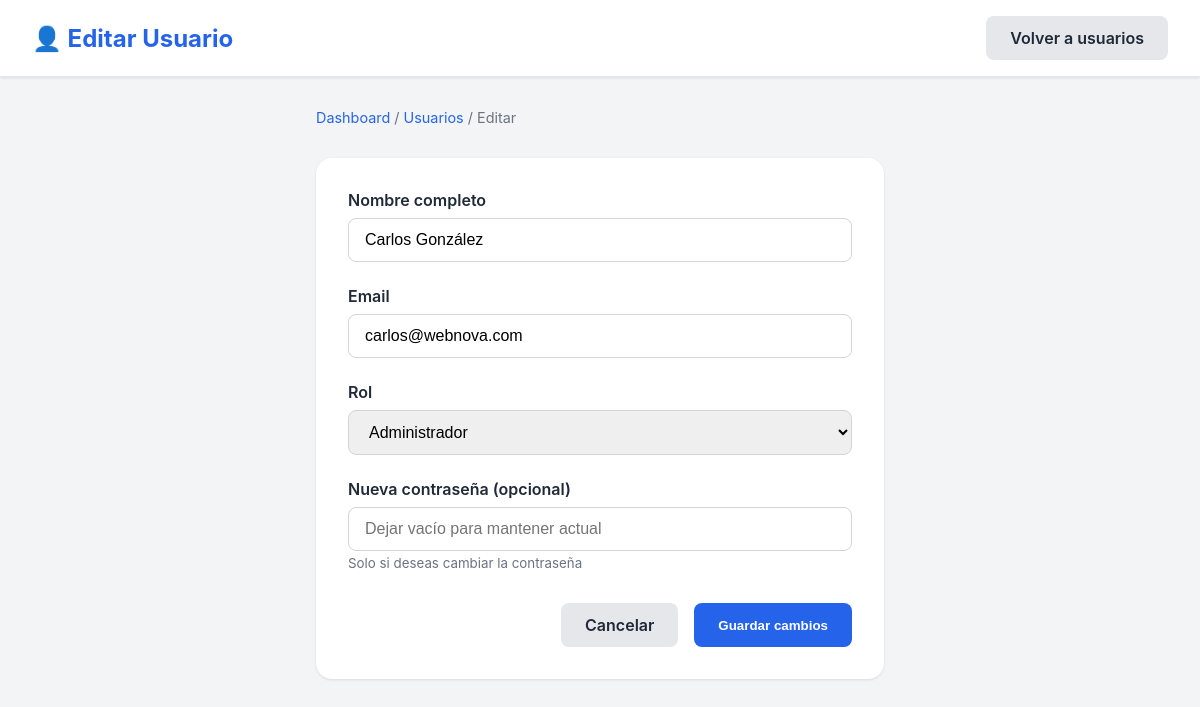
Screenshot of /admin/users/edit.php?id=1 (signed in) with the database file from the repository.
### tables this page shows
CREATE TABLE usuarios (
   
  id INT AUTO_INCREMENT PRIMARY KEY COMMENT 'ID único del usuario',

   
  nombre VARCHAR(100) NOT NULL COMMENT 'Nombre completo del usuario',
  email VARCHAR(120) NOT NULL UNIQUE COMMENT 'Email único (identificador de login)',

   
   
   
  password VARCHAR(255) NOT NULL COMMENT 'Password hasheado con password_hash()',

   
  rol ENUM('admin', 'editor', 'usuario') DEFAULT 'usuario' COMMENT 'Rol determina permisos',

   
  fecha_creacion TIMESTAMP DEFAULT CURRENT_TIMESTAMP COMMENT 'Cuándo se creó la cuenta',
  fecha_actualizacion TIMESTAMP DEFAULT CURRENT_TIMESTAMP ON UPDATE CURRENT_TIMESTAMP COMMENT 'Última actualización',

   
  INDEX idx_email (email)
);

### admin/users/edit.php (the view, shortened to what this page needs)
<?php
require_once '../../config/db.php';
$id = isset($_GET['id']) ? (int)$_GET['id'] : 0;
$stmt = $conn->prepare("SELECT id, nombre, email, rol FROM usuarios WHERE id = ?");
$stmt->bind_param('i', $id);
$stmt->execute();
$result = $stmt->get_result();
$user = $result->fetch_assoc();
?>
<!DOCTYPE html>
<html lang="es">
<head>
</head>
<body>
<nav class="navbar">
    <h1>👤 Editar Usuario</h1>
    <a href="list.php" class="btn btn-secondary">Volver a usuarios</a>
</nav>
<div class="container">
    <div class="breadcrumb">
        <a href="../dashboard.php">Dashboard</a> / <a href="list.php">Usuarios</a> / Editar
    </div>
    <div class="form-card">
        <form method="POST">
            <div class="form-group">
                <label for="nombre">Nombre completo</label>
                <input type="text" id="nombre" name="nombre" value="<?php echo htmlspecialchars($user['nombre']); ?>" required />
            </div>
            <div class="form-group">
                <label for="email">Email</label>
                <input type="email" id="email" name="email" value="<?php echo htmlspecialchars($user['email']); ?>" required />
            </div>
            <div class="form-group">
                <label for="rol">Rol</label>
                <select id="rol" name="rol">
                    <option value="admin" <?php echo $user['rol'] === 'admin' ? 'selected' : ''; ?>>Administrador</option>
                </select>
            </div>
            <div class="form-group">
                <label for="password">Nueva contraseña (opcional)</label>
                <input type="password" id="password" name="password" placeholder="Dejar vacío para mantener actual" />
                <small style="color: #6b7280; margin-top: 0.25rem; display: block;">Solo si deseas cambiar la contraseña</small>
            </div>
            <div class="form-actions">
                <a href="list.php" class="btn btn-secondary">Cancelar</a>
                <button type="submit" class="btn btn-primary">Guardar cambios</button>
            </div>
        </form>
    </div>
</div>
</body>
</html>

### admin/users/edit.php (style rules this page uses)
* { margin: 0; padding: 0; box-sizing: border-box; }
body { font-family: -apple-system, BlinkMacSystemFont, 'Segoe UI', Roboto, 'Helvetica Neue', Arial, sans-serif; background: #f3f4f6; color: #1f2937; }
.navbar { background: white; border-bottom: 1px solid #e5e7eb; padding: 1rem 2rem; display: flex; justify-content: space-between; align-items: center; box-shadow: 0 1px 3px rgba(0,0,0,0.1); }
.navbar h1 { color: #2563eb; font-size: 1.5rem; }
.container { max-width: 600px; margin: 2rem auto; padding: 0 1rem; }
.breadcrumb { margin-bottom: 2rem; font-size: 0.9rem; color: #6b7280; }
.breadcrumb a { color: #2563eb; text-decoration: none; }
.form-card { background: white; border-radius: 1rem; box-shadow: 0 1px 3px rgba(0,0,0,0.1); padding: 2rem; }
.form-group { margin-bottom: 1.5rem; }
label { display: block; margin-bottom: 0.5rem; font-weight: 600; color: #1f2937; }
input[type="text"], input[type="email"], input[type="password"], select { width: 100%; padding: 0.75rem 1rem; border: 1px solid #d1d5db; border-radius: 0.5rem; font-size: 1rem; }
.form-actions { display: flex; gap: 1rem; justify-content: flex-end; margin-top: 2rem; }
.btn { padding: 0.75rem 1.5rem; border: none; border-radius: 0.5rem; font-weight: 600; cursor: pointer; transition: all 250ms; text-decoration: none; display: inline-block; }
.btn-primary { background: #2563eb; color: white; }
.btn-secondary { background: #e5e7eb; color: #1f2937; }

### rows the page displays
usuarios: nombre "Carlos González", email "carlos@webnova.com", rol "Administrador"
